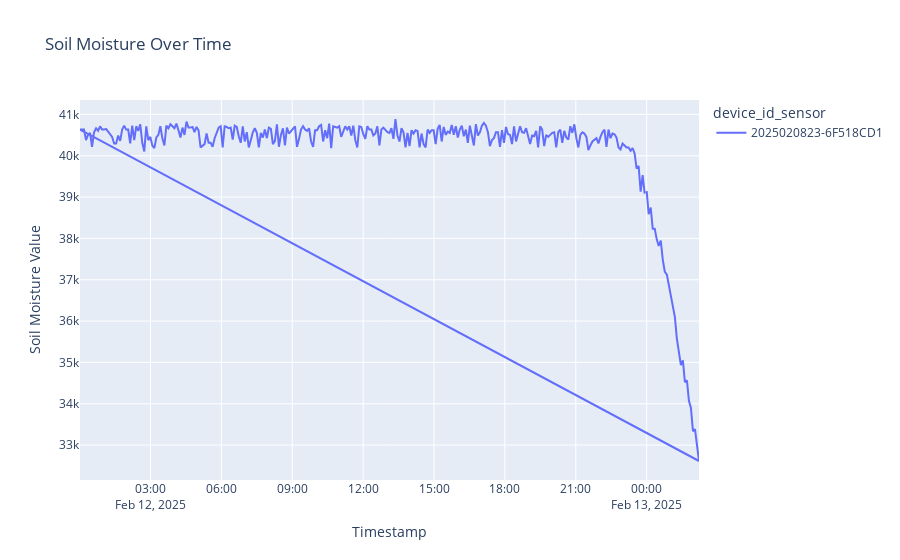

The notebook cell this image was saved under:
### Code cell
# Create Plotly line plot with legend based on 'device_type'
fig = px.line(df_device, x='ts', y='value_soilm', color='device_id_sensor',  
              title="Soil Moisture Over Time",  
              labels={'ts': 'Timestamp', 'value_soilm': 'Soil Moisture Value', 'device_id_sensor': 'device_id_sensor'})

# Show the plot
fig.show()

### Figure 1 — Plotly figure (JSON) as saved in the notebook; plotly's stock layout.template omitted (floating-point values rounded to 4 significant figures; data arrays with more than 128 entries replaced by an {"elided": "..."} marker saying what was removed)
{"data": [{"hovertemplate": "device_id_sensor=2025020823-6F518CD1<br>Timestamp=%{x}<br>Soil Moisture Value=%{y}<extra></extra>", "legendgroup": "2025020823-6F518CD1", "line": {"color": "#636efa", "dash": "solid"}, "marker": {"symbol": "circle"}, "mode": "lines", "name": "2025020823-6F518CD1", "orientation": "v", "showlegend": true, "type": "scatter", "x": {"elided": "310 str values"}, "xaxis": "x", "y": {"elided": "310 int values"}, "yaxis": "y"}], "layout": {"legend": {"title": {"text": "device_id_sensor"}, "tracegroupgap": 0}, "title": {"text": "Soil Moisture Over Time"}, "xaxis": {"anchor": "y", "domain": [0, 1], "title": {"text": "Timestamp"}}, "yaxis": {"anchor": "x", "domain": [0, 1], "title": {"text": "Soil Moisture Value"}}}}
